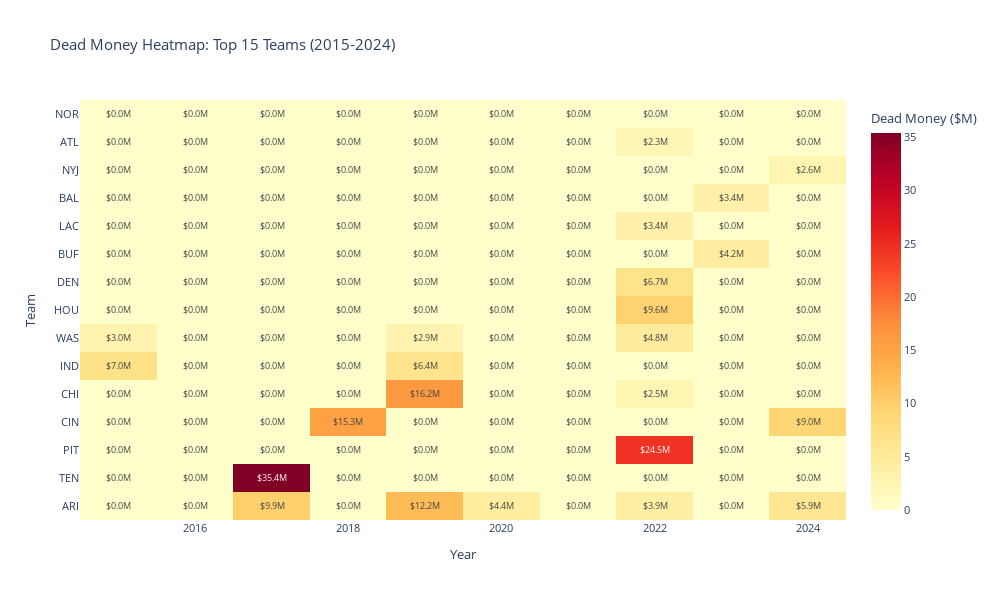

Notebook source saved alongside this figure:
### Markdown cell above
## Create Heatmap of Dead Money

### Code cell
# Create heatmap for teams with most dead money issues
top_15_teams = total_by_team.head(15).index.tolist()
heatmap_data = team_dead_money_df[team_dead_money_df['team'].isin(top_15_teams)].pivot(
    index='team',
    columns='year',
    values='dead_money_millions'
).fillna(0)

# Reorder teams by total
heatmap_data = heatmap_data.loc[top_15_teams]

# Create Plotly heatmap
fig = go.Figure(data=go.Heatmap(
    z=heatmap_data.values,
    x=heatmap_data.columns,
    y=heatmap_data.index,
    colorscale='YlOrRd',
    text=heatmap_data.values.round(1),
    texttemplate='$%{text:.1f}M',
    textfont={"size": 9},
    colorbar=dict(title='Dead Money ($M)')
))

fig.update_layout(
    title='Dead Money Heatmap: Top 15 Teams (2015-2024)',
    xaxis_title='Year',
    yaxis_title='Team',
    height=600,
    width=1000,
    font=dict(size=11)
)

fig.show()

print("Heatmap shows dead money burden by team and year (yellow/light = low, red/dark = high)")

### Figure 1 — Plotly figure (JSON) as saved in the notebook; plotly's stock layout.template omitted (floating-point values rounded to 4 significant figures; data arrays with more than 128 entries replaced by an {"elided": "..."} marker saying what was removed)
{"data": [{"colorbar": {"title": {"text": "Dead Money ($M)"}}, "colorscale": [[0, "rgb(255,255,204)"], [0.125, "rgb(255,237,160)"], [0.25, "rgb(254,217,118)"], [0.375, "rgb(254,178,76)"], [0.5, "rgb(253,141,60)"], [0.625, "rgb(252,78,42)"], [0.75, "rgb(227,26,28)"], [0.875, "rgb(189,0,38)"], [1, "rgb(128,0,38)"]], "text": {"elided": "15x10 float values"}, "textfont": {"size": 9}, "texttemplate": "$%{text:.1f}M", "type": "heatmap", "x": [2015, 2016, 2017, 2018, 2019, 2020, 2021, 2022, 2023, 2024], "y": ["ARI", "TEN", "PIT", "CIN", "CHI", "IND", "WAS", "HOU", "DEN", "BUF", "LAC", "BAL", "NYJ", "ATL", "NOR"], "z": {"elided": "15x10 float values"}}], "layout": {"font": {"size": 11}, "height": 600, "title": {"text": "Dead Money Heatmap: Top 15 Teams (2015-2024)"}, "width": 1000, "xaxis": {"title": {"text": "Year"}}, "yaxis": {"title": {"text": "Team"}}}}
